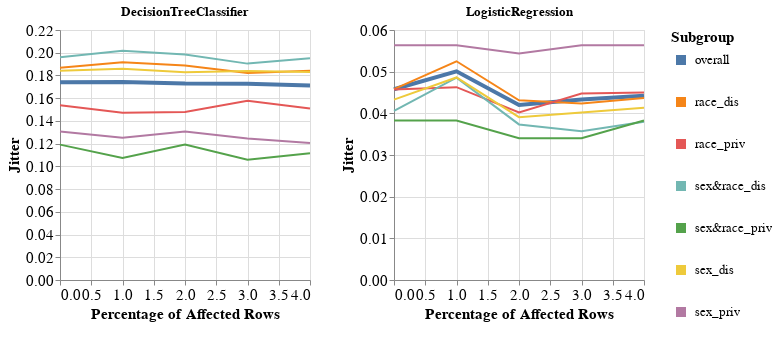

The cell this chart's notebook holds for it:
### Markdown cell above
### Specific subgroup metric per dataset and multiple models

### Code cell
visualizer.create_subgroups_grid_pct_lines_per_model_plot(subgroup_metric='Jitter',
                                                          target_preprocessing_technique=PREPROCESSING_TECHNIQUES[0],
                                                          model_names=MODEL_NAMES)

### Figure 1 — Vega-Lite specification as saved in the notebook (floating-point values rounded to 4 significant figures)
{"config": {"view": {"continuousWidth": 400, "continuousHeight": 300}, "axis": {"labelFontSize": 15, "titleFontSize": 15}, "legend": {"labelFontSize": 13, "symbolStrokeWidth": 10, "titleFontSize": 15}}, "vconcat": [{"hconcat": [{"mark": "line", "encoding": {"color": {"field": "Subgroup", "type": "nominal"}, "strokeWidth": {"condition": {"value": 4, "test": "datum.Subgroup == 'overall'"}, "value": 2}, "x": {"field": "Percentage", "title": "Percentage of Affected Rows", "type": "quantitative"}, "y": {"field": "Metric_Value", "title": "Jitter", "type": "quantitative"}}, "height": 250, "title": "DecisionTreeClassifier", "width": 250}, {"data": {"name": "data-34771bbfbc5fd7b8a690eb0451946934"}, "mark": "line", "encoding": {"color": {"field": "Subgroup", "type": "nominal"}, "strokeWidth": {"condition": {"value": 4, "test": "datum.Subgroup == 'overall'"}, "value": 2}, "x": {"field": "Percentage", "title": "Percentage of Affected Rows", "type": "quantitative"}, "y": {"field": "Metric_Value", "title": "Jitter", "type": "quantitative"}}, "height": 250, "title": "LogisticRegression", "width": 250}]}], "data": {"name": "data-4f71488b7d712f03b8e1ee1d81e4991b"}, "$schema": "https://vega.github.io/schema/vega-lite/v4.17.0.json", "datasets": {"data-4f71488b7d712f03b8e1ee1d81e4991b": [{"Model_Name": "DecisionTreeClassifier", "Test_Set_Index": 0.0, "Metric": "Jitter", "Subgroup": "overall", "Num_Estimators": 10.0, "Metric_Value": 0.1739, "Percentage": 0.0}, {"Model_Name": "DecisionTreeClassifier", "Test_Set_Index": 0.0, "Metric": "Jitter", "Subgroup": "race_dis", "Num_Estimators": 10.0, "Metric_Value": 0.1867, "Percentage": 0.0}, {"Model_Name": "DecisionTreeClassifier", "Test_Set_Index": 0.0, "Metric": "Jitter", "Subgroup": "race_priv", "Num_Estimators": 10.0, "Metric_Value": 0.1538, "Percentage": 0.0}, {"Model_Name": "DecisionTreeClassifier", "Test_Set_Index": 0.0, "Metric": "Jitter", "Subgroup": "sex&race_dis", "Num_Estimators": 10.0, "Metric_Value": 0.196, "Percentage": 0.0}, {"Model_Name": "DecisionTreeClassifier", "Test_Set_Index": 0.0, "Metric": "Jitter", "Subgroup": "sex&race_priv", "Num_Estimators": 10.0, "Metric_Value": 0.1191, "Percentage": 0.0}, {"Model_Name": "DecisionTreeClassifier", "Test_Set_Index": 0.0, "Metric": "Jitter", "Subgroup": "sex_dis", "Num_Estimators": 10.0, "Metric_Value": 0.1842, "Percentage": 0.0}, {"Model_Name": "DecisionTreeClassifier", "Test_Set_Index": 0.0, "Metric": "Jitter", "Subgroup": "sex_priv", "Num_Estimators": 10.0, "Metric_Value": 0.1307, "Percentage": 0.0}, {"Model_Name": "DecisionTreeClassifier", "Test_Set_Index": 1.0, "Metric": "Jitter", "Subgroup": "overall", "Num_Estimators": 10.0, "Metric_Value": 0.1743, "Percentage": 1.0}, {"Model_Name": "DecisionTreeClassifier", "Test_Set_Index": 1.0, "Metric": "Jitter", "Subgroup": "race_dis", "Num_Estimators": 10.0, "Metric_Value": 0.1916, "Percentage": 1.0}, {"Model_Name": "DecisionTreeClassifier", "Test_Set_Index": 1.0, "Metric": "Jitter", "Subgroup": "race_priv", "Num_Estimators": 10.0, "Metric_Value": 0.1471, "Percentage": 1.0}, {"Model_Name": "DecisionTreeClassifier", "Test_Set_Index": 1.0, "Metric": "Jitter", "Subgroup": "sex&race_dis", "Num_Estimators": 10.0, "Metric_Value": 0.2018, "Percentage": 1.0}, {"Model_Name": "DecisionTreeClassifier", "Test_Set_Index": 1.0, "Metric": "Jitter", "Subgroup": "sex&race_priv", "Num_Estimators": 10.0, "Metric_Value": 0.1073, "Percentage": 1.0}, {"Model_Name": "DecisionTreeClassifier", "Test_Set_Index": 1.0, "Metric": "Jitter", "Subgroup": "sex_dis", "Num_Estimators": 10.0, "Metric_Value": 0.1859, "Percentage": 1.0}, {"Model_Name": "DecisionTreeClassifier", "Test_Set_Index": 1.0, "Metric": "Jitter", "Subgroup": "sex_priv", "Num_Estimators": 10.0, "Metric_Value": 0.1252, "Percentage": 1.0}, {"Model_Name": "DecisionTreeClassifier", "Test_Set_Index": 2.0, "Metric": "Jitter", "Subgroup": "overall", "Num_Estimators": 10.0, "Metric_Value": 0.1728, "Percentage": 2.0}, {"Model_Name": "DecisionTreeClassifier", "Test_Set_Index": 2.0, "Metric": "Jitter", "Subgroup": "race_dis", "Num_Estimators": 10.0, "Metric_Value": 0.1887, "Percentage": 2.0}, {"Model_Name": "DecisionTreeClassifier", "Test_Set_Index": 2.0, "Metric": "Jitter", "Subgroup": "race_priv", "Num_Estimators": 10.0, "Metric_Value": 0.1478, "Percentage": 2.0}, {"Model_Name": "DecisionTreeClassifier", "Test_Set_Index": 2.0, "Metric": "Jitter", "Subgroup": "sex&race_dis", "Num_Estimators": 10.0, "Metric_Value": 0.1983, "Percentage": 2.0}, {"Model_Name": "DecisionTreeClassifier", "Test_Set_Index": 2.0, "Metric": "Jitter", "Subgroup": "sex&race_priv", "Num_Estimators": 10.0, "Metric_Value": 0.1191, "Percentage": 2.0}, {"Model_Name": "DecisionTreeClassifier", "Test_Set_Index": 2.0, "Metric": "Jitter", "Subgroup": "sex_dis", "Num_Estimators": 10.0, "Metric_Value": 0.1828, "Percentage": 2.0}, {"Model_Name": "DecisionTreeClassifier", "Test_Set_Index": 2.0, "Metric": "Jitter", "Subgroup": "sex_priv", "Num_Estimators": 10.0, "Metric_Value": 0.1307, "Percentage": 2.0}, {"Model_Name": "DecisionTreeClassifier", "Test_Set_Index": 3.0, "Metric": "Jitter", "Subgroup": "overall", "Num_Estimators": 10.0, "Metric_Value": 0.1726, "Percentage": 3.0}, {"Model_Name": "DecisionTreeClassifier", "Test_Set_Index": 3.0, "Metric": "Jitter", "Subgroup": "race_dis", "Num_Estimators": 10.0, "Metric_Value": 0.1821, "Percentage": 3.0}, {"Model_Name": "DecisionTreeClassifier", "Test_Set_Index": 3.0, "Metric": "Jitter", "Subgroup": "race_priv", "Num_Estimators": 10.0, "Metric_Value": 0.1577, "Percentage": 3.0}, {"Model_Name": "DecisionTreeClassifier", "Test_Set_Index": 3.0, "Metric": "Jitter", "Subgroup": "sex&race_dis", "Num_Estimators": 10.0, "Metric_Value": 0.1904, "Percentage": 3.0}, {"Model_Name": "DecisionTreeClassifier", "Test_Set_Index": 3.0, "Metric": "Jitter", "Subgroup": "sex&race_priv", "Num_Estimators": 10.0, "Metric_Value": 0.1059, "Percentage": 3.0}, {"Model_Name": "DecisionTreeClassifier", "Test_Set_Index": 3.0, "Metric": "Jitter", "Subgroup": "sex_dis", "Num_Estimators": 10.0, "Metric_Value": 0.184, "Percentage": 3.0}, {"Model_Name": "DecisionTreeClassifier", "Test_Set_Index": 3.0, "Metric": "Jitter", "Subgroup": "sex_priv", "Num_Estimators": 10.0, "Metric_Value": 0.1245, "Percentage": 3.0}, {"Model_Name": "DecisionTreeClassifier", "Test_Set_Index": 4.0, "Metric": "Jitter", "Subgroup": "overall", "Num_Estimators": 10.0, "Metric_Value": 0.1712, "Percentage": 4.0}, {"Model_Name": "DecisionTreeClassifier", "Test_Set_Index": 4.0, "Metric": "Jitter", "Subgroup": "race_dis", "Num_Estimators": 10.0, "Metric_Value": 0.184, "Percentage": 4.0}, {"Model_Name": "DecisionTreeClassifier", "Test_Set_Index": 4.0, "Metric": "Jitter", "Subgroup": "race_priv", "Num_Estimators": 10.0, "Metric_Value": 0.1509, "Percentage": 4.0}, {"Model_Name": "DecisionTreeClassifier", "Test_Set_Index": 4.0, "Metric": "Jitter", "Subgroup": "sex&race_dis", "Num_Estimators": 10.0, "Metric_Value": 0.1952, "Percentage": 4.0}, {"Model_Name": "DecisionTreeClassifier", "Test_Set_Index": 4.0, "Metric": "Jitter", "Subgroup": "sex&race_priv", "Num_Estimators": 10.0, "Metric_Value": 0.1116, "Percentage": 4.0}, {"Model_Name": "DecisionTreeClassifier", "Test_Set_Index": 4.0, "Metric": "Jitter", "Subgroup": "sex_dis", "Num_Estimators": 10.0, "Metric_Value": 0.1831, "Percentage": 4.0}, {"Model_Name": "DecisionTreeClassifier", "Test_Set_Index": 4.0, "Metric": "Jitter", "Subgroup": "sex_priv", "Num_Estimators": 10.0, "Metric_Value": 0.1206, "Percentage": 4.0}], "data-34771bbfbc5fd7b8a690eb0451946934": [{"Model_Name": "LogisticRegression", "Test_Set_Index": 0.0, "Metric": "Jitter", "Subgroup": "overall", "Num_Estimators": 10.0, "Metric_Value": 0.04579, "Percentage": 0.0}, {"Model_Name": "LogisticRegression", "Test_Set_Index": 0.0, "Metric": "Jitter", "Subgroup": "race_dis", "Num_Estimators": 10.0, "Metric_Value": 0.04582, "Percentage": 0.0}, {"Model_Name": "LogisticRegression", "Test_Set_Index": 0.0, "Metric": "Jitter", "Subgroup": "race_priv", "Num_Estimators": 10.0, "Metric_Value": 0.04575, "Percentage": 0.0}, {"Model_Name": "LogisticRegression", "Test_Set_Index": 0.0, "Metric": "Jitter", "Subgroup": "sex&race_dis", "Num_Estimators": 10.0, "Metric_Value": 0.04056, "Percentage": 0.0}, {"Model_Name": "LogisticRegression", "Test_Set_Index": 0.0, "Metric": "Jitter", "Subgroup": "sex&race_priv", "Num_Estimators": 10.0, "Metric_Value": 0.0383, "Percentage": 0.0}, {"Model_Name": "LogisticRegression", "Test_Set_Index": 0.0, "Metric": "Jitter", "Subgroup": "sex_dis", "Num_Estimators": 10.0, "Metric_Value": 0.0433, "Percentage": 0.0}, {"Model_Name": "LogisticRegression", "Test_Set_Index": 0.0, "Metric": "Jitter", "Subgroup": "sex_priv", "Num_Estimators": 10.0, "Metric_Value": 0.05633, "Percentage": 0.0}, {"Model_Name": "LogisticRegression", "Test_Set_Index": 1.0, "Metric": "Jitter", "Subgroup": "overall", "Num_Estimators": 10.0, "Metric_Value": 0.05008, "Percentage": 1.0}, {"Model_Name": "LogisticRegression", "Test_Set_Index": 1.0, "Metric": "Jitter", "Subgroup": "race_dis", "Num_Estimators": 10.0, "Metric_Value": 0.05249, "Percentage": 1.0}, {"Model_Name": "LogisticRegression", "Test_Set_Index": 1.0, "Metric": "Jitter", "Subgroup": "race_priv", "Num_Estimators": 10.0, "Metric_Value": 0.04629, "Percentage": 1.0}, {"Model_Name": "LogisticRegression", "Test_Set_Index": 1.0, "Metric": "Jitter", "Subgroup": "sex&race_dis", "Num_Estimators": 10.0, "Metric_Value": 0.04857, "Percentage": 1.0}, {"Model_Name": "LogisticRegression", "Test_Set_Index": 1.0, "Metric": "Jitter", "Subgroup": "sex&race_priv", "Num_Estimators": 10.0, "Metric_Value": 0.0383, "Percentage": 1.0}, {"Model_Name": "LogisticRegression", "Test_Set_Index": 1.0, "Metric": "Jitter", "Subgroup": "sex_dis", "Num_Estimators": 10.0, "Metric_Value": 0.04861, "Percentage": 1.0}, {"Model_Name": "LogisticRegression", "Test_Set_Index": 1.0, "Metric": "Jitter", "Subgroup": "sex_priv", "Num_Estimators": 10.0, "Metric_Value": 0.05633, "Percentage": 1.0}, {"Model_Name": "LogisticRegression", "Test_Set_Index": 2.0, "Metric": "Jitter", "Subgroup": "overall", "Num_Estimators": 10.0, "Metric_Value": 0.042, "Percentage": 2.0}, {"Model_Name": "LogisticRegression", "Test_Set_Index": 2.0, "Metric": "Jitter", "Subgroup": "race_dis", "Num_Estimators": 10.0, "Metric_Value": 0.04314, "Percentage": 2.0}, {"Model_Name": "LogisticRegression", "Test_Set_Index": 2.0, "Metric": "Jitter", "Subgroup": "race_priv", "Num_Estimators": 10.0, "Metric_Value": 0.04022, "Percentage": 2.0}, {"Model_Name": "LogisticRegression", "Test_Set_Index": 2.0, "Metric": "Jitter", "Subgroup": "sex&race_dis", "Num_Estimators": 10.0, "Metric_Value": 0.03734, "Percentage": 2.0}, {"Model_Name": "LogisticRegression", "Test_Set_Index": 2.0, "Metric": "Jitter", "Subgroup": "sex&race_priv", "Num_Estimators": 10.0, "Metric_Value": 0.03404, "Percentage": 2.0}, {"Model_Name": "LogisticRegression", "Test_Set_Index": 2.0, "Metric": "Jitter", "Subgroup": "sex_dis", "Num_Estimators": 10.0, "Metric_Value": 0.03908, "Percentage": 2.0}, {"Model_Name": "LogisticRegression", "Test_Set_Index": 2.0, "Metric": "Jitter", "Subgroup": "sex_priv", "Num_Estimators": 10.0, "Metric_Value": 0.05435, "Percentage": 2.0}, {"Model_Name": "LogisticRegression", "Test_Set_Index": 3.0, "Metric": "Jitter", "Subgroup": "overall", "Num_Estimators": 10.0, "Metric_Value": 0.04331, "Percentage": 3.0}, {"Model_Name": "LogisticRegression", "Test_Set_Index": 3.0, "Metric": "Jitter", "Subgroup": "race_dis", "Num_Estimators": 10.0, "Metric_Value": 0.04238, "Percentage": 3.0}, {"Model_Name": "LogisticRegression", "Test_Set_Index": 3.0, "Metric": "Jitter", "Subgroup": "race_priv", "Num_Estimators": 10.0, "Metric_Value": 0.04477, "Percentage": 3.0}, {"Model_Name": "LogisticRegression", "Test_Set_Index": 3.0, "Metric": "Jitter", "Subgroup": "sex&race_dis", "Num_Estimators": 10.0, "Metric_Value": 0.03569, "Percentage": 3.0}, {"Model_Name": "LogisticRegression", "Test_Set_Index": 3.0, "Metric": "Jitter", "Subgroup": "sex&race_priv", "Num_Estimators": 10.0, "Metric_Value": 0.03404, "Percentage": 3.0}, {"Model_Name": "LogisticRegression", "Test_Set_Index": 3.0, "Metric": "Jitter", "Subgroup": "sex_dis", "Num_Estimators": 10.0, "Metric_Value": 0.04023, "Percentage": 3.0}, {"Model_Name": "LogisticRegression", "Test_Set_Index": 3.0, "Metric": "Jitter", "Subgroup": "sex_priv", "Num_Estimators": 10.0, "Metric_Value": 0.05633, "Percentage": 3.0}, {"Model_Name": "LogisticRegression", "Test_Set_Index": 4.0, "Metric": "Jitter", "Subgroup": "overall", "Num_Estimators": 10.0, "Metric_Value": 0.04419, "Percentage": 4.0}, {"Model_Name": "LogisticRegression", "Test_Set_Index": 4.0, "Metric": "Jitter", "Subgroup": "race_dis", "Num_Estimators": 10.0, "Metric_Value": 0.04369, "Percentage": 4.0}, {"Model_Name": "LogisticRegression", "Test_Set_Index": 4.0, "Metric": "Jitter", "Subgroup": "race_priv", "Num_Estimators": 10.0, "Metric_Value": 0.04499, "Percentage": 4.0}, {"Model_Name": "LogisticRegression", "Test_Set_Index": 4.0, "Metric": "Jitter", "Subgroup": "sex&race_dis", "Num_Estimators": 10.0, "Metric_Value": 0.038, "Percentage": 4.0}, {"Model_Name": "LogisticRegression", "Test_Set_Index": 4.0, "Metric": "Jitter", "Subgroup": "sex&race_priv", "Num_Estimators": 10.0, "Metric_Value": 0.0383, "Percentage": 4.0}, {"Model_Name": "LogisticRegression", "Test_Set_Index": 4.0, "Metric": "Jitter", "Subgroup": "sex_dis", "Num_Estimators": 10.0, "Metric_Value": 0.04132, "Percentage": 4.0}, {"Model_Name": "LogisticRegression", "Test_Set_Index": 4.0, "Metric": "Jitter", "Subgroup": "sex_priv", "Num_Estimators": 10.0, "Metric_Value": 0.05633, "Percentage": 4.0}]}}
